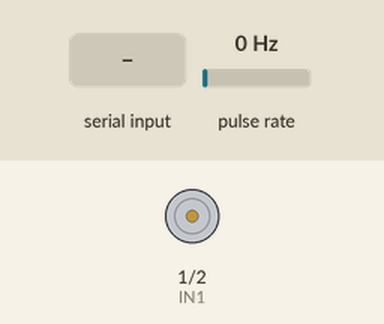
Simulated run of this sketch. Board: ESP8266 (NodeMCU). Shown: motor-driver pin pairs drawn as motors (green arrow = first pin HIGH = forward, orange = second pin HIGH = backward, longer = more drive, scaled by the enable pin). Wiring (inferred from the names in the program): pulse sensor: data GPIO 10. Inputs (shaded band) come from the test bench; at power-on: pulse rate 0 Hz. What the sketch prints to the serial monitor is not drawn.

Above: at 4.2 s.
4.3 s: "90,45\n" received over Serial
5.8 s: "f\n" received over Serial
At 6.1 s:
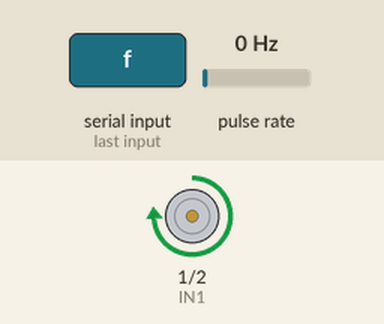
7.3 s: "r\n" received over Serial
At 8.4 s:
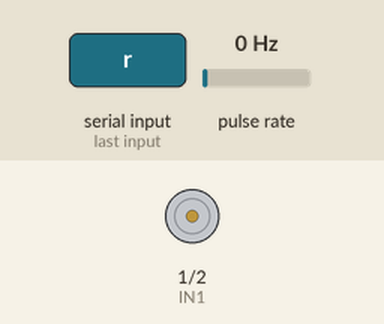
8.8 s: "30,150\n" received over Serial
At 9.6 s:
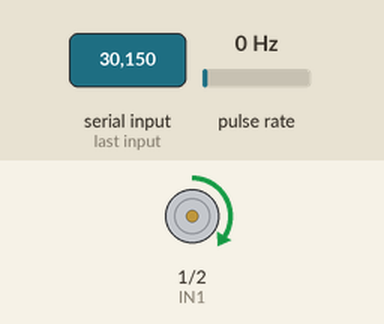
10.3 s: "5\n" received over Serial
At 10.7 s:
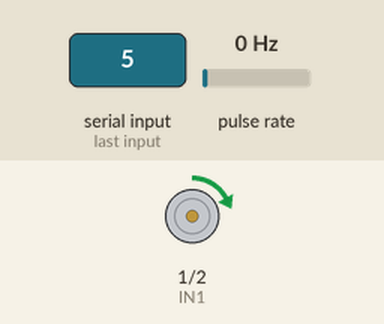
11.8 s: "90\n" received over Serial
At 13.0 s:
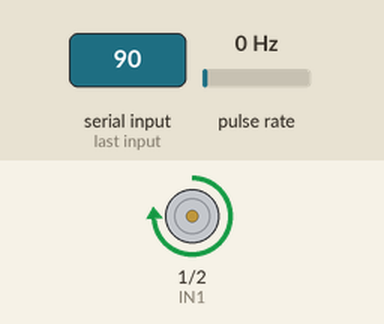
Timing chart, 0 to 14.3 s (numbered marks = the images above; inputs shaded):
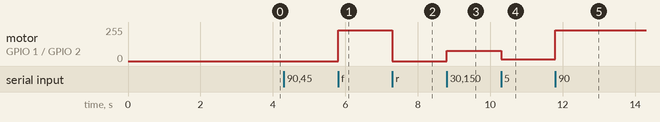

The sketch:

programa1_dox.ino
```cpp
/**
 * @file programa1_dox.ino
 * @brief Control de motor DC con lectura de velocidad mediante encoder rotatorio.
 *
 * Este programa permite controlar la velocidad y dirección de un motor DC usando un puente H
 * y calcula la velocidad angular (RPM) y lineal (km/h) mediante un encoder conectado a una Raspberry Pi Pico.
 * Se configura vía monitor serie.
 *
 * @author Maria Valentina Quiroga Alzate, Camilo Andrés Anacona Anacona
 * @date 2025-05-04
 */

// ==== Pines del puente H y encoder ====

/**
 * @brief Pin de PWM para controlar la velocidad del motor A.
 */
const int ENA = 0;

/**
 * @brief Pin IN1 del puente H para dirección del motor.
 */
const int IN1 = 1;

/**
 * @brief Pin IN2 del puente H para dirección del motor.
 */
const int IN2 = 2;

/**
 * @brief Pin digital conectado al encoder rotatorio.
 */
const int ENCODER_PIN = 10;


// ==== Parámetros del encoder y rueda ====

/**
 * @brief Contador de pulsos del encoder, se incrementa en interrupciones.
 */
volatile unsigned int pulseCount = 0;

/**
 * @brief Marca de tiempo (ms) de la última medición de RPM.
 */
unsigned long lastRPMCheck = 0;

/**
 * @brief Cantidad de pulsos generados por una vuelta completa del eje.
 */
unsigned int pulsesPerRevolution = 20;

/**
 * @brief Diámetro de la rueda en milímetros.
 */
const float wheelDiameterMM = 25.0;


// ==== Variables de control y visualización ====

/**
 * @brief Ciclo de trabajo (PWM) ingresado por el usuario (0–100).
 */
int dutyCycle = -1;

/**
 * @brief Bandera que indica si la dirección fue definida.
 */
bool directionSet = false;

/**
 * @brief Bandera que indica que el sistema está listo para medir velocidad.
 */
bool ready = false;

/**
 * @brief Revoluciones por minuto calculadas.
 */
float rpm = 0;

/**
 * @brief Velocidad calculada en km/h.
 */
float velocityKmh = 0;


// ==== Funciones ====

/**
 * @brief Rutina de interrupción para contar pulsos del encoder.
 *
 * Se llama automáticamente en cada flanco de subida del pin del encoder.
 */
void countPulse() {
  pulseCount++;
}

/**
 * @brief Función de inicialización del sistema.
 *
 * Configura pines, comunicación serial, interrupciones y PWM.
 */
void setup() {
  Serial.begin(115200);
  delay(3000); // Da tiempo para abrir el monitor serie

  pinMode(IN1, OUTPUT);
  pinMode(IN2, OUTPUT);
  pinMode(ENA, OUTPUT);

  pinMode(ENCODER_PIN, INPUT_PULLUP);
  attachInterrupt(ENCODER_PIN, countPulse, RISING);

  analogWriteFreq(1000);     // Frecuencia del PWM
  analogWriteRange(255);     // Escala del PWM

  Serial.println("Ingrese el duty cycle (0–100):");
}

/**
 * @brief Función principal de ejecución continua.
 *
 * Espera comandos desde el monitor serie, ajusta velocidad y dirección del motor,
 * y calcula RPM y velocidad cada segundo.
 */
void loop() {
  // Lectura de comandos desde el monitor serie
  if (Serial.available()) {
    String input = Serial.readStringUntil('\n');
    input.trim();
    int val = input.toInt();

    // Primer paso: ingreso del duty cycle
    if (dutyCycle == -1) {
      if (val >= 0 && val <= 100) {
        dutyCycle = val;
        analogWrite(ENA, map(dutyCycle, 0, 100, 0, 255));
        Serial.println("Duty recibido.");
        Serial.println("¿Dirección? 'f' (adelante) o 'r' (reversa):");
      } else {
        Serial.println("Duty inválido. Intente de nuevo (0–100):");
      }

    // Segundo paso: ingreso de dirección
    } else if (!directionSet) {
      if (input == "f") {
        digitalWrite(IN1, HIGH);
        digitalWrite(IN2, LOW);
        directionSet = true;
        Serial.println("Dirección: adelante.");
        ready = true;
      } else if (input == "r") {
        digitalWrite(IN1, LOW);
        digitalWrite(IN2, HIGH);
        directionSet = true;
        Serial.println("Dirección: reversa.");
        ready = true;
      } else {
        Serial.println("Dirección inválida. Use 'f' o 'r':");
      }

    // Paso adicional: cambiar duty después de configuración inicial
    } else {
      if (val >= 0 && val <= 100) {
        dutyCycle = val;
        analogWrite(ENA, map(dutyCycle, 0, 100, 0, 255));
        Serial.print("Duty actualizado a: ");
        Serial.println(dutyCycle);
      } else {
        Serial.println("Duty inválido. Intente de nuevo (0–100):");
      }
    }
  }

  // Cálculo de RPM y velocidad cada segundo
  if (ready) {
    unsigned long currentTime = millis();
    if (currentTime - lastRPMCheck >= 1000) {
      noInterrupts();
      unsigned int count = pulseCount;
      pulseCount = 0;
      interrupts();

      rpm = (count / (float)pulsesPerRevolution) * 60.0;
      velocityKmh = rpm * 3.1416 * (wheelDiameterMM / 1000.0) * 60.0 / 1000.0;

      Serial.print("RPM: ");
      Serial.print(rpm);
      Serial.print(" | Velocidad: ");
      Serial.print(velocityKmh);
      Serial.println(" km/h");

      lastRPMCheck = currentTime;
    }
  }
}
```

Measured:
- after the input at 5.8 s, motor on GPIO 1 (IN1) / GPIO 2 (IN2): stopped → forward 230/255 at once
- after the input at 7.3 s, motor on GPIO 1 (IN1) / GPIO 2 (IN2): forward 230/255 → stopped at once
- after the input at 8.8 s, motor on GPIO 1 (IN1) / GPIO 2 (IN2): stopped → forward 77/255 at once
- after the input at 10.3 s, motor on GPIO 1 (IN1) / GPIO 2 (IN2): forward 77/255 → forward 13/255 at once
- after the input at 11.8 s, motor on GPIO 1 (IN1) / GPIO 2 (IN2): forward 13/255 → forward 230/255 at once
